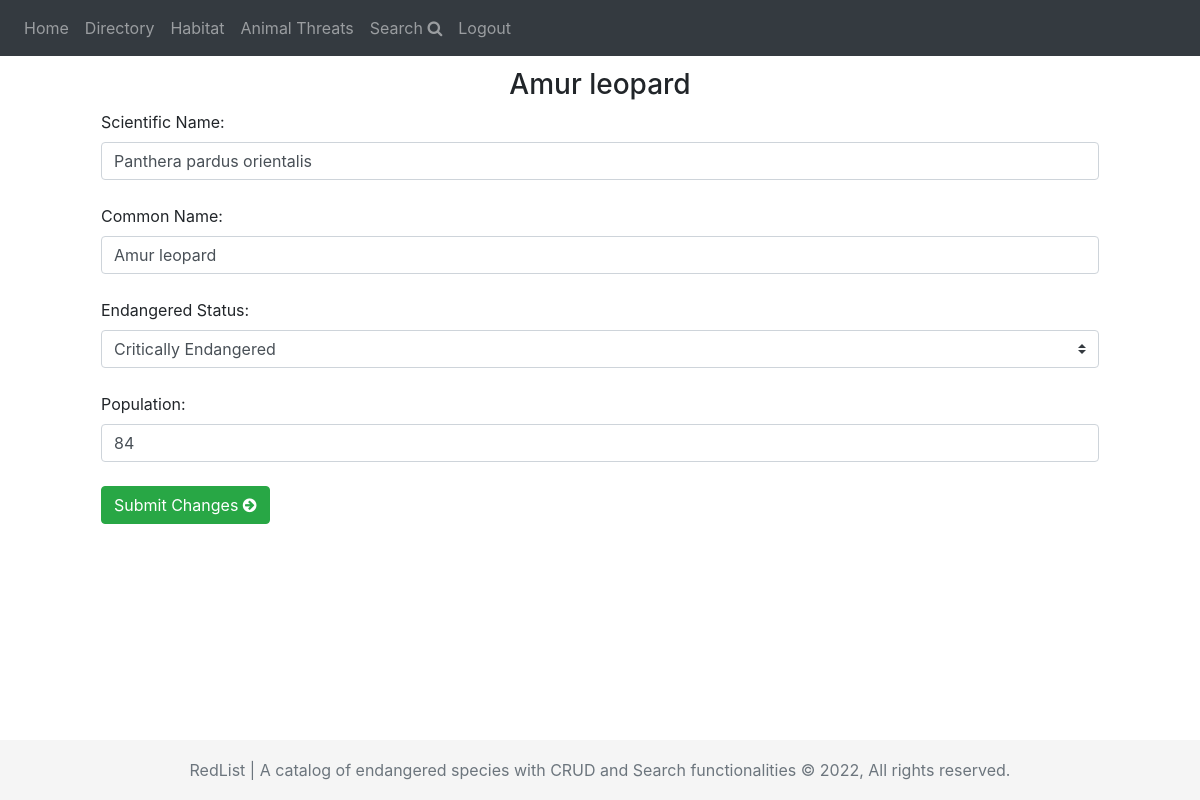
Page /edit-species/1 (signed in) on the committed database.
### website/models.py (models this page shows, shortened)
class Species(db.Model):
    __tablename__ = 'species'
    species_id = db.Column(db.Integer, primary_key=True)
    sc_name = db.Column(db.String(45), nullable=False)
    com_name = db.Column(db.String(45), nullable=False)
    status = db.Column(db.String(45), nullable=False)
    population = db.Column(db.Integer, nullable=False)
    '''def __init__(self, species_id, sc_name, com_name, status, population):
        self.species_id = species_id
        self.sc_name = sc_name
        self.comname = com_name
        self.status = status
        self.population = population'''

### website/views.py (the view, shortened to what this page needs)
@views.route('/edit-species/<int:species_id>', methods=['POST', 'GET'])
@login_required
def edit_species_info(species_id):
    user = current_user
    if user.role == "admin":
        if request.method == 'GET':
            species_single = get_species_by_id_controller(species_id)
            return render_template("species_single.html", user=current_user, species_single=species_single)
    else:
        return redirect('/login')

### website/__init__.py (called while the page is built)
def create_app():
    from website.views import views
    from website.auth import auth
    from website.controllers import controllers
    app.register_blueprint(views, url_prefix='/')
    app.register_blueprint(controllers, url_prefix='/')
    app.register_blueprint(auth, url_prefix='/')
    from website.models import User, Species, Habitat, Threat, ThreatenedBy, Inhabits
    create_database(app)
    with app.app_context():
        create_users()
    login_manager = LoginManager()
    login_manager.login_view = 'auth.login'
    login_manager.init_app(app)
    @login_manager.user_loader
    def load_user(_id):
        return User.query.get(int(_id))
    return app

### website/controllers.py (called while the page is built)
@controllers.route('/edit-species/<int:species_id>', methods=['GET'])
def get_species_by_id_controller(species_id):
    species_single = Species.query.filter_by(species_id=species_id).first_or_404()
    return species_single

### website/templates/species_single.html (shortened to what this page needs)
{% extends "base.html" %} {% block title %}RedList{% endblock %} {% block content
%}
  <h3 class="text-center mt-2 pt-1">{{ species_single.com_name }}</h3>
  <form method="POST" class="mx-5 mb-5 px-2 pb-2">
  <fieldset>
      <label for="sc_name">Scientific Name:</label><br>
      <input type="text" id="sc_name" name="sc_name" value="{{ species_single.sc_name }}" placeholder="{{ species_single.sc_name }}" class="form-control"><br>
      <label for="com_name">Common Name:</label><br>
      <input type="text" id="com_name" name="com_name" value="{{ species_single.com_name }}" placeholder="{{ species_single.com_name }}" class="form-control"><br>
      <label for="endangered_categories">Endangered Status:</label><br>
      <select class="custom-select" name="category" id="endangered_categories">
        <option value="Critically Endangered">Critically Endangered</option>
      </select><br>
      <br>
      <label for="population">Population:</label><br>
      <input type="number" id="population" name="population" value="{{ species_single.population }}" placeholder="{{ species_single.population }}" class="form-control" min="1" max="10000000">
  </fieldset>
  <br/>
  <div class="center">
    <button type="submit" class="btn btn-success">Submit Changes <i class="fa fa-arrow-circle-right" aria-hidden="true"></i></button>
  </div>
</form>
{% endblock %}

### website/static/css/style.css (style rules this page uses)
body { position: relative; min-height: 100vh; }
body::after { content: ''; display: block; height: 60px; }
.text-center { text-align: center; }

### website/templates/base.html (style rules this page uses)
.center { display: block; margin-left: auto; margin-right: auto; }

### rows in the picture
Species: com_name "Amur leopard", sc_name "Panthera pardus orientalis", population "84"
